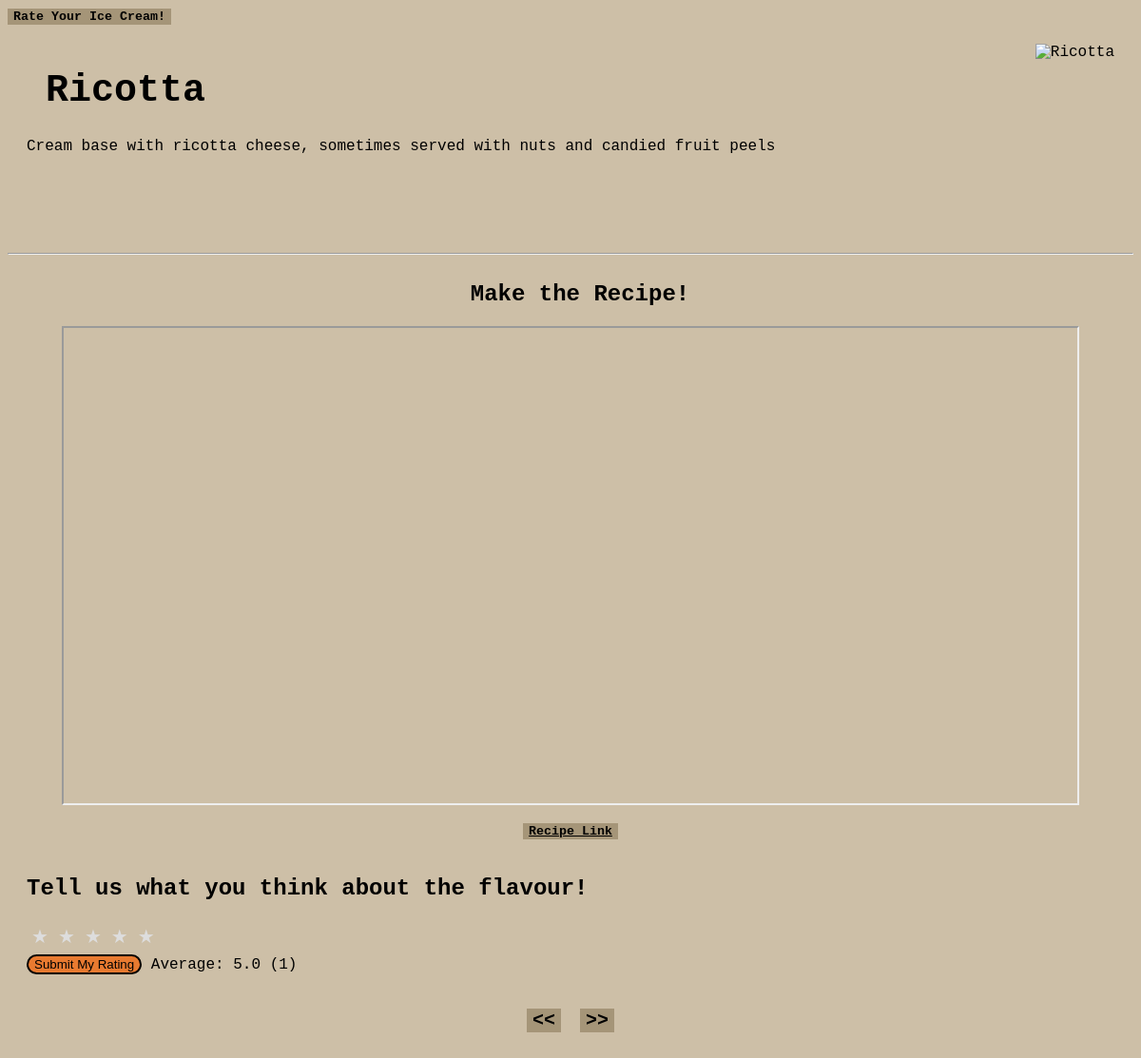
/107, run on the app's committed database.
### tables this page shows
CREATE TABLE `ice_cream_rating` (
	`flavour_id`	,
	`flavour_name`	,
	`desc`	,
	`rating`	,
	`no_of_ratings`	,
	`recipe_link`	
);

### app.py (the view)
@app.route("/<flavour_id>")
def profile(flavour_id):
    conn = sqlite3.connect("ice_cream_rating.db")
    c = conn.cursor()
    c.execute("SELECT  * FROM ice_cream_rating WHERE flavour_id = ?", (flavour_id,))
    info = c.fetchone()
    if info:
        column_names = [description[0] for description in c.description]
        info = dict(zip(column_names, info))
        conn.close()
        return render_template("flavour_profile.html", info=info)
    else:
        conn.close()
        return redirect(url_for("home"))

### templates/flavour_profile.html (shortened to what this page needs)
<!DOCTYPE html>
<html>
<head>
  <link rel="stylesheet" href="/static/style.css">
</head>
<body>
  <button class="button"><a href="{{ url_for('home') }}" class="page_name">Rate Your Ice Cream!</a></button>
  <div class="container">
    <div>
     <h1>{{ info["flavour_name"] }}</h1>
     <p>{{ info["desc"] }}</p>
    </div>
    <img src="{{ url_for('static', filename='images/' + info['flavour_name'].lower() + '.jpg') }}" alt="{{ info['flavour_name'] }}" class="profile_picture">
  </div>
  <hr>
  <div class="recipe">
    <h2>Make the Recipe!</h2>
    <iframe src="{{ info['recipe_link'] }}" title="recipe"></iframe>
    <br>
    <div>
      <button><a href="{{ info['recipe_link'] }}">Recipe Link</a></button>
    </div>
  </div>
  <br>
  <h2>Tell us what you think about the flavour!</h2>
  <form method="POST" action="{{ url_for('submit_rating') }}">
    <div class="rating">
      <label for="star5"></label>
      <label for="star4"></label>
      <label for="star3"></label>
      <label for="star2"></label>
      <label for="star1"></label>
    </div><br><br>
    <input type="submit" value="Submit My Rating">
    <label>Average: {{ info["rating"] }} ({{ info["no_of_ratings"] }})</label>
  </form>
  <br>
  <br>
  <div class="navigate">
    <button><a href="{{ url_for('profile', flavour_id=info['flavour_id'] | int - 1) }}">&lt;&lt;</a></button>
    <button><a href="{{ url_for('profile', flavour_id=info['flavour_id'] | int + 1) }}">&gt;&gt;</a></button>
  </div>
  <br>
  <br>
</body>
</html>

### static/style.css (style rules this page uses)
body { font-family: "Monaco", monospace; background-color: #cdbfa7; }
.page_name { text-decoration: none; }
h1 { font-size: 40px; margin-left: 20px; }
h2 { margin-left: 20px; }
a { color: black; }
button { font-family: "Monaco", monospace; background-color: #a59578; font-weight: bold; border: none; text-decoration: none; }
.container { display: flex; justify-content: space-between; algin-items: center; margin: 20px; }
.profile_picture { height: 200px; align-self: stretch; }
iframe { width: 90%; height: 500px; display: block; margin: 0 auto; }
.recipe { display: flex; flex-direction: column; align-items: center; }
form { margin-left: 20px; }
.rating { border: none; float: left; }
.rating>label:before { margin: 5px; font-size: 1.25em; font-family: FontAwesome; display: inline-block; content: "★"; }
.rating>label { color: #ddd; float: right; }
input[type="submit"] { background-color: #e87a30; border: 2px solid black; border-radius: 15px; }
.navigate { display: flex; justify-content: center; gap: 20px; }
.navigate a { text-decoration: none; font-size: 20px; }

### data on the page
ice_cream_rating: flavour_name "Ricotta", desc "Cream base with ricotta cheese, sometimes served with nuts and candied fruit peels", rating "5.0", no_of_ratings "1"
